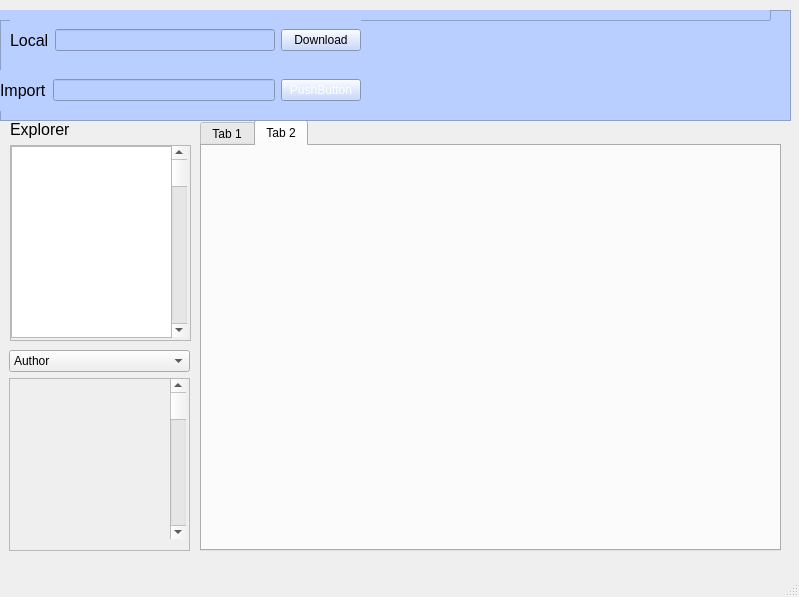
<?xml version="1.0" encoding="UTF-8"?>
<ui version="4.0">
 <class>MainWindow</class>
 <widget class="QMainWindow" name="MainWindow">
  <property name="geometry">
   <rect>
    <x>0</x>
    <y>0</y>
    <width>799</width>
    <height>597</height>
   </rect>
  </property>
  <property name="windowTitle">
   <string>MainWindow</string>
  </property>
  <widget class="QWidget" name="centralwidget">
   <widget class="QWidget" name="verticalLayoutWidget">
    <property name="geometry">
     <rect>
      <x>10</x>
      <y>120</y>
      <width>181</width>
      <height>221</height>
     </rect>
    </property>
    <layout class="QVBoxLayout" name="verticalLayout_2">
     <item>
      <widget class="QLabel" name="label_3">
       <property name="text">
        <string>&lt;html&gt;&lt;head/&gt;&lt;body&gt;&lt;p&gt;&lt;span style=&quot; font-size:12pt;&quot;&gt;Explorer&lt;/span&gt;&lt;/p&gt;&lt;/body&gt;&lt;/html&gt;</string>
       </property>
      </widget>
     </item>
     <item>
      <widget class="QScrollArea" name="scrollArea">
       <property name="widgetResizable">
        <bool>true</bool>
       </property>
       <widget class="QWidget" name="scrollAreaWidgetContents">
        <property name="geometry">
         <rect>
          <x>0</x>
          <y>0</y>
          <width>177</width>
          <height>192</height>
         </rect>
        </property>
        <widget class="QScrollBar" name="verticalScrollBar_2">
         <property name="geometry">
          <rect>
           <x>160</x>
           <y>0</y>
           <width>16</width>
           <height>191</height>
          </rect>
         </property>
         <property name="orientation">
          <enum>Qt::Vertical</enum>
         </property>
        </widget>
        <widget class="QListWidget" name="listWidget">
         <property name="geometry">
          <rect>
           <x>0</x>
           <y>0</y>
           <width>161</width>
           <height>192</height>
          </rect>
         </property>
        </widget>
       </widget>
      </widget>
     </item>
    </layout>
   </widget>
   <widget class="QWidget" name="verticalLayoutWidget_2">
    <property name="geometry">
     <rect>
      <x>9</x>
      <y>350</y>
      <width>181</width>
      <height>201</height>
     </rect>
    </property>
    <layout class="QVBoxLayout" name="verticalLayout_3">
     <item>
      <widget class="QComboBox" name="comboBox">
       <item>
        <property name="text">
         <string>Author</string>
        </property>
       </item>
       <item>
        <property name="text">
         <string>Journal</string>
        </property>
       </item>
      </widget>
     </item>
     <item>
      <widget class="QScrollArea" name="scrollArea_2">
       <property name="widgetResizable">
        <bool>true</bool>
       </property>
       <widget class="QWidget" name="scrollAreaWidgetContents_2">
        <property name="geometry">
         <rect>
          <x>0</x>
          <y>0</y>
          <width>177</width>
          <height>171</height>
         </rect>
        </property>
        <widget class="QScrollBar" name="verticalScrollBar_3">
         <property name="geometry">
          <rect>
           <x>160</x>
           <y>0</y>
           <width>16</width>
           <height>160</height>
          </rect>
         </property>
         <property name="orientation">
          <enum>Qt::Vertical</enum>
         </property>
        </widget>
       </widget>
      </widget>
     </item>
    </layout>
   </widget>
   <widget class="QTabWidget" name="tabWidget">
    <property name="geometry">
     <rect>
      <x>200</x>
      <y>120</y>
      <width>581</width>
      <height>431</height>
     </rect>
    </property>
    <property name="currentIndex">
     <number>1</number>
    </property>
    <widget class="QWidget" name="tab">
     <attribute name="title">
      <string>Tab 1</string>
     </attribute>
     <widget class="QTreeWidget" name="treeWidget">
      <property name="geometry">
       <rect>
        <x>0</x>
        <y>0</y>
        <width>581</width>
        <height>401</height>
       </rect>
      </property>
      <column>
       <property name="text">
        <string>Author</string>
       </property>
      </column>
      <column>
       <property name="text">
        <string>Title</string>
       </property>
      </column>
      <column>
       <property name="text">
        <string>Year</string>
       </property>
      </column>
      <column>
       <property name="text">
        <string>Journal</string>
       </property>
      </column>
     </widget>
    </widget>
    <widget class="QWidget" name="tab_2">
     <attribute name="title">
      <string>Tab 2</string>
     </attribute>
    </widget>
   </widget>
   <widget class="QFrame" name="frame">
    <property name="geometry">
     <rect>
      <x>0</x>
      <y>10</y>
      <width>791</width>
      <height>111</height>
     </rect>
    </property>
    <property name="styleSheet">
     <string notr="true">background-color: rgb(185, 207, 255);</string>
    </property>
    <property name="frameShape">
     <enum>QFrame::StyledPanel</enum>
    </property>
    <property name="frameShadow">
     <enum>QFrame::Raised</enum>
    </property>
    <widget class="QWidget" name="horizontalLayoutWidget">
     <property name="geometry">
      <rect>
       <x>0</x>
       <y>60</y>
       <width>361</width>
       <height>41</height>
      </rect>
     </property>
     <layout class="QHBoxLayout" name="horizontalLayout">
      <item>
       <widget class="QLabel" name="label">
        <property name="text">
         <string>&lt;html&gt;&lt;head/&gt;&lt;body&gt;&lt;p&gt;&lt;span style=&quot; font-size:12pt;&quot;&gt;Import&lt;/span&gt;&lt;/p&gt;&lt;/body&gt;&lt;/html&gt;</string>
        </property>
       </widget>
      </item>
      <item>
       <widget class="QLineEdit" name="lineEdit"/>
      </item>
      <item>
       <widget class="QPushButton" name="pushButton">
        <property name="styleSheet">
         <string notr="true">color: rgb(255, 255, 255);</string>
        </property>
        <property name="text">
         <string>PushButton</string>
        </property>
       </widget>
      </item>
     </layout>
    </widget>
    <widget class="QWidget" name="horizontalLayoutWidget_3">
     <property name="geometry">
      <rect>
       <x>10</x>
       <y>10</y>
       <width>351</width>
       <height>41</height>
      </rect>
     </property>
     <layout class="QHBoxLayout" name="horizontalLayout_6">
      <item>
       <widget class="QLabel" name="label_2">
        <property name="text">
         <string>&lt;html&gt;&lt;head/&gt;&lt;body&gt;&lt;p&gt;&lt;span style=&quot; font-size:12pt;&quot;&gt;Local&lt;/span&gt;&lt;/p&gt;&lt;/body&gt;&lt;/html&gt;</string>
        </property>
       </widget>
      </item>
      <item>
       <widget class="QLineEdit" name="scii"/>
      </item>
      <item>
       <widget class="QPushButton" name="scid">
        <property name="text">
         <string>Download</string>
        </property>
       </widget>
      </item>
     </layout>
    </widget>
    <widget class="QFrame" name="frame_2">
     <property name="geometry">
      <rect>
       <x>-20</x>
       <y>-370</y>
       <width>791</width>
       <height>381</height>
      </rect>
     </property>
     <property name="frameShape">
      <enum>QFrame::StyledPanel</enum>
     </property>
     <property name="frameShadow">
      <enum>QFrame::Raised</enum>
     </property>
    </widget>
    <zorder>frame_2</zorder>
    <zorder>horizontalLayoutWidget</zorder>
    <zorder>horizontalLayoutWidget_3</zorder>
   </widget>
  </widget>
  <widget class="QMenuBar" name="menubar">
   <property name="geometry">
    <rect>
     <x>0</x>
     <y>0</y>
     <width>799</width>
     <height>21</height>
    </rect>
   </property>
  </widget>
  <widget class="QStatusBar" name="statusbar"/>
 </widget>
 <resources/>
 <connections/>
</ui>
